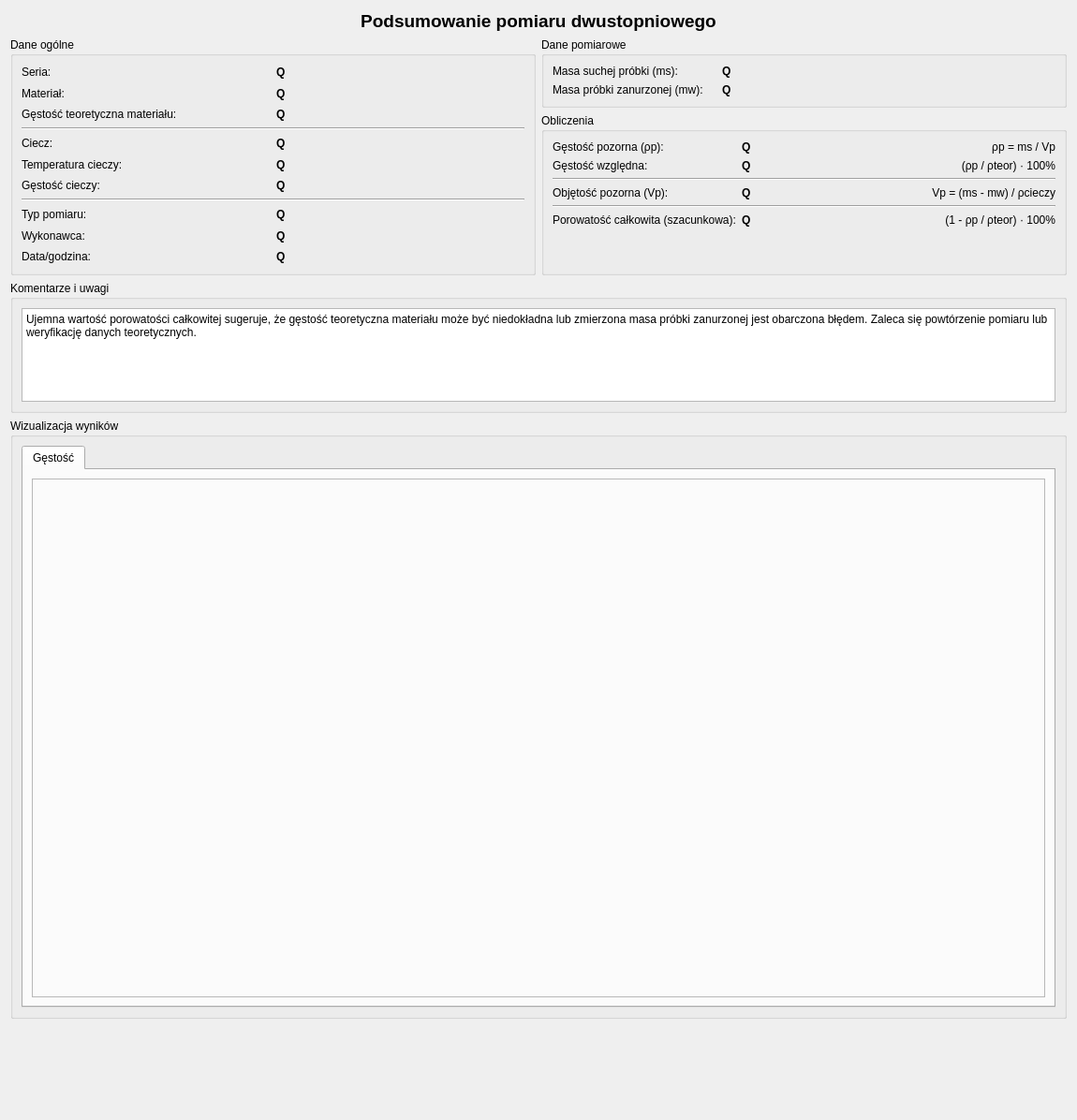
          <widget class="QWidget" name="scrollAreaWidgetContents_7">
           <property name="geometry">
            <rect>
             <x>0</x>
             <y>0</y>
             <width>1150</width>
             <height>1196</height>
            </rect>
           </property>
           <layout class="QGridLayout" name="gridLayout_10">
            <item row="6" column="1">
             <spacer name="verticalSpacer_2">
              <property name="orientation">
               <enum>Qt::Orientation::Vertical</enum>
              </property>
              <property name="sizeHint" stdset="0">
               <size>
                <width>20</width>
                <height>40</height>
               </size>
              </property>
             </spacer>
            </item>
            <item row="0" column="0" colspan="2">
             <widget class="QLabel" name="labelSummaryTitle">
              <property name="font">
               <font>
                <pointsize>14</pointsize>
                <bold>true</bold>
               </font>
              </property>
              <property name="text">
               <string>Podsumowanie pomiaru dwustopniowego</string>
              </property>
              <property name="alignment">
               <set>Qt::AlignmentFlag::AlignCenter</set>
              </property>
             </widget>
            </item>
            <item row="1" column="0" rowspan="2" colspan="2">
             <layout class="QHBoxLayout" name="horizontalLayout_3">
              <item>
               <layout class="QVBoxLayout" name="verticalLayout_9">
                <item>
                 <widget class="QGroupBox" name="groupBoxGeneralData">
                  <property name="title">
                   <string>Dane ogólne</string>
                  </property>
                  <layout class="QGridLayout" name="gridLayout_16">
                   <item row="1" column="0">
                    <widget class="QLabel" name="labelMaterial_4">
                     <property name="text">
                      <string>Materiał:</string>
                     </property>
                    </widget>
                   </item>
                   <item row="9" column="1">
                    <widget class="QLabel" name="valueSecondMeasureOperator">
                     <property name="font">
                      <font>
                       <bold>true</bold>
                      </font>
                     </property>
                     <property name="text">
                      <string>Q</string>
                     </property>
                    </widget>
                   </item>
                   <item row="8" column="1">
                    <widget class="QLabel" name="valueSecondMeasureType">
                     <property name="font">
                      <font>
                       <bold>true</bold>
                      </font>
                     </property>
                     <property name="text">
                      <string>Q</string>
                     </property>
                    </widget>
                   </item>
                   <item row="10" column="1">
                    <widget class="QLabel" name="valueSecondMeasureDateTime">
                     <property name="font">
                      <font>
                       <bold>true</bold>
                      </font>
                     </property>
                     <property name="text">
                      <string>Q</string>
                     </property>
                    </widget>
                   </item>
                   <item row="5" column="0">
                    <widget class="QLabel" name="labelFluidTemp">
                     <property name="text">
                      <string>Temperatura cieczy:</string>
                     </property>
                    </widget>
                   </item>
                   <item row="4" column="0">
                    <widget class="QLabel" name="labelLiquidType">
                     <property name="text">
                      <string>Ciecz:</string>
                     </property>
                    </widget>
                   </item>
                   <item row="4" column="1">
                    <widget class="QLabel" name="valueSecondLiquidType">
                     <property name="font">
                      <font>
                       <bold>true</bold>
                      </font>
                     </property>
                     <property name="text">
                      <string>Q</string>
                     </property>
                    </widget>
                   </item>
                   <item row="9" column="0">
                    <widget class="QLabel" name="labelOperator_2">
                     <property name="text">
                      <string>Wykonawca:</string>
                     </property>
                    </widget>
                   </item>
                   <item row="0" column="0">
                    <widget class="QLabel" name="labelSampleName_3">
                     <property name="text">
                      <string>Seria:</string>
                     </property>
                    </widget>
                   </item>
                   <item row="2" column="0">
                    <widget class="QLabel" name="labelTheoreticalDensity_3">
                     <property name="text">
                      <string>Gęstość teoretyczna materiału:</string>
                     </property>
                    </widget>
                   </item>
                   <item row="6" column="1">
                    <widget class="QLabel" name="valueSecondLiquidDensity">
                     <property name="font">
                      <font>
                       <bold>true</bold>
                      </font>
                     </property>
                     <property name="text">
                      <string>Q</string>
                     </property>
                    </widget>
                   </item>
                   <item row="6" column="0">
                    <widget class="QLabel" name="labelLiquidDensity">
                     <property name="text">
                      <string>Gęstość cieczy:</string>
                     </property>
                    </widget>
                   </item>
                   <item row="5" column="1">
                    <widget class="QLabel" name="valueSecondFluidTemp">
                     <property name="font">
                      <font>
                       <bold>true</bold>
                      </font>
                     </property>
                     <property name="text">
                      <string>Q</string>
                     </property>
                    </widget>
                   </item>
                   <item row="0" column="1">
                    <widget class="QLabel" name="valueSecondSampleName">
                     <property name="font">
                      <font>
                       <bold>true</bold>
                      </font>
                     </property>
                     <property name="text">
                      <string>Q</string>
                     </property>
                    </widget>
                   </item>
                   <item row="3" column="0" colspan="2">
                    <widget class="Line" name="line_preview_second_summary1">
                     <property name="orientation">
                      <enum>Qt::Orientation::Horizontal</enum>
                     </property>
                    </widget>
                   </item>
                   <item row="10" column="0">
                    <widget class="QLabel" name="labelDateTime">
                     <property name="text">
                      <string>Data/godzina:</string>
                     </property>
                    </widget>
                   </item>
                   <item row="1" column="1">
                    <widget class="QLabel" name="valueSecondMaterial">
                     <property name="font">
                      <font>
                       <bold>true</bold>
                      </font>
                     </property>
                     <property name="text">
                      <string>Q</string>
                     </property>
                    </widget>
                   </item>
                   <item row="2" column="1">
                    <widget class="QLabel" name="valueSecondTheoreticalDensity">
                     <property name="font">
                      <font>
                       <bold>true</bold>
                      </font>
                     </property>
                     <property name="text">
                      <string>Q</string>
                     </property>
                    </widget>
                   </item>
                   <item row="8" column="0">
                    <widget class="QLabel" name="labelMeasurementType">
                     <property name="text">
                      <string>Typ pomiaru:</string>
                     </property>
                    </widget>
                   </item>
                   <item row="7" column="0" colspan="2">
                    <widget class="Line" name="line_preview_second_summary2">
                     <property name="orientation">
                      <enum>Qt::Orientation::Horizontal</enum>
                     </property>
                    </widget>
                   </item>
                  </layout>
                 </widget>
                </item>
               </layout>
              </item>
              <item>
               <layout class="QVBoxLayout" name="verticalLayout_7">
                <item>
                 <widget class="QGroupBox" name="groupBoxMeasurementData">
                  <property name="title">
                   <string>Dane pomiarowe</string>
                  </property>
                  <layout class="QGridLayout" name="gridLayout_20">
                   <item row="1" column="1">
                    <widget class="QLabel" name="valueSecondMeasureWetMass">
                     <property name="font">
                      <font>
                       <bold>true</bold>
                      </font>
                     </property>
                     <property name="text">
                      <string>Q</string>
                     </property>
                    </widget>
                   </item>
                   <item row="0" column="2" rowspan="2">
                    <widget class="QLabel" name="spacerLabel">
                     <property name="text">
                      <string/>
                     </property>
                    </widget>
                   </item>
                   <item row="0" column="1">
                    <widget class="QLabel" name="valueSecondMeasureDryMass">
                     <property name="font">
                      <font>
                       <bold>true</bold>
                      </font>
                     </property>
                     <property name="text">
                      <string>Q</string>
                     </property>
                    </widget>
                   </item>
                   <item row="1" column="0">
                    <widget class="QLabel" name="labelWetMass_2">
                     <property name="text">
                      <string>Masa próbki zanurzonej (mw):</string>
                     </property>
                    </widget>
                   </item>
                   <item row="0" column="0">
                    <widget class="QLabel" name="labelDryMass_4">
                     <property name="text">
                      <string>Masa suchej próbki (ms):</string>
                     </property>
                    </widget>
                   </item>
                  </layout>
                 </widget>
                </item>
                <item>
                 <widget class="QGroupBox" name="groupBoxCalculations">
                  <property name="title">
                   <string>Obliczenia</string>
                  </property>
                  <layout class="QGridLayout" name="gridLayout_28">
                   <item row="5" column="1">
                    <widget class="QLabel" name="valueSecondMeasureTotalPorosity">
                     <property name="font">
                      <font>
                       <bold>true</bold>
                      </font>
                     </property>
                     <property name="text">
                      <string>Q</string>
                     </property>
                    </widget>
                   </item>
                   <item row="3" column="2">
                    <widget class="QLabel" name="labelFormula1">
                     <property name="text">
                      <string>Vp = (ms - mw) / ρcieczy</string>
                     </property>
                     <property name="alignment">
                      <set>Qt::AlignmentFlag::AlignRight|Qt::AlignmentFlag::AlignTrailing|Qt::AlignmentFlag::AlignVCenter</set>
                     </property>
                    </widget>
                   </item>
                   <item row="1" column="2">
                    <widget class="QLabel" name="labelFormula3">
                     <property name="text">
                      <string>(ρp / ρteor) · 100%</string>
                     </property>
                     <property name="alignment">
                      <set>Qt::AlignmentFlag::AlignRight|Qt::AlignmentFlag::AlignTrailing|Qt::AlignmentFlag::AlignVCenter</set>
                     </property>
                    </widget>
                   </item>
                   <item row="1" column="1">
                    <widget class="QLabel" name="valueSecondMeasureRelativeDensity">
                     <property name="font">
                      <font>
                       <bold>true</bold>
                      </font>
                     </property>
                     <property name="text">
                      <string>Q</string>
                     </property>
                    </widget>
                   </item>
                   <item row="3" column="0">
                    <widget class="QLabel" name="labelApparentVolume_4">
                     <property name="text">
                      <string>Objętość pozorna (Vp):</string>
                     </property>
                    </widget>
                   </item>
                   <item row="0" column="2">
                    <widget class="QLabel" name="labelFormula2">
                     <property name="text">
                      <string>ρp = ms / Vp</string>
                     </property>
                     <property name="alignment">
                      <set>Qt::AlignmentFlag::AlignRight|Qt::AlignmentFlag::AlignTrailing|Qt::AlignmentFlag::AlignVCenter</set>
                     </property>
                    </widget>
                   </item>
                   <item row="1" column="0">
                    <widget class="QLabel" name="labelRelativeDensity_4">
                     <property name="text">
                      <string>Gęstość względna:</string>
                     </property>
                    </widget>
                   </item>
                   <item row="5" column="2">
                    <widget class="QLabel" name="labelFormula4">
                     <property name="text">
                      <string>(1 - ρp / ρteor) · 100%</string>
                     </property>
                     <property name="alignment">
                      <set>Qt::AlignmentFlag::AlignRight|Qt::AlignmentFlag::AlignTrailing|Qt::AlignmentFlag::AlignVCenter</set>
                     </property>
                    </widget>
                   </item>
                   <item row="3" column="1">
                    <widget class="QLabel" name="valueSecondMeasureApparentVolume">
                     <property name="font">
                      <font>
                       <bold>true</bold>
                      </font>
                     </property>
                     <property name="text">
                      <string>Q</string>
                     </property>
                    </widget>
                   </item>
                   <item row="2" column="0" colspan="3">
                    <widget class="Line" name="line_preview_second_summary3">
                     <property name="orientation">
                      <enum>Qt::Orientation::Horizontal</enum>
                     </property>
                    </widget>
                   </item>
                   <item row="0" column="1">
                    <widget class="QLabel" name="valueSecondMeasureApparentDensity">
                     <property name="font">
                      <font>
                       <bold>true</bold>
                      </font>
                     </property>
                     <property name="text">
                      <string>Q</string>
                     </property>
                    </widget>
                   </item>
                   <item row="6" column="1">
                    <spacer name="verticalSpacer_10">
                     <property name="orientation">
                      <enum>Qt::Orientation::Vertical</enum>
                     </property>
                     <property name="sizeType">
                      <enum>QSizePolicy::Policy::Minimum</enum>
                     </property>
                     <property name="sizeHint" stdset="0">
                      <size>
                       <width>20</width>
                       <height>40</height>
                      </size>
                     </property>
                    </spacer>
                   </item>
                   <item row="5" column="0">
                    <widget class="QLabel" name="labelTotalPorosity_4">
                     <property name="text">
                      <string>Porowatość całkowita (szacunkowa):</string>
                     </property>
                    </widget>
                   </item>
                   <item row="0" column="0">
                    <widget class="QLabel" name="labelApparentDensity_4">
                     <property name="text">
                      <string>Gęstość pozorna (ρp):</string>
                     </property>
                    </widget>
                   </item>
                   <item row="4" column="0" colspan="3">
                    <widget class="Line" name="line_preview_second_summary4">
                     <property name="orientation">
                      <enum>Qt::Orientation::Horizontal</enum>
                     </property>
                    </widget>
                   </item>
                  </layout>
                 </widget>
                </item>
               </layout>
              </item>
             </layout>
            </item>
            <item row="3" column="0" colspan="2">
             <widget class="QGroupBox" name="groupBoxComments">
              <property name="title">
               <string>Komentarze i uwagi</string>
              </property>
              <layout class="QVBoxLayout" name="verticalLayoutComments">
               <item>
                <widget class="QPlainTextEdit" name="textEditSecondMeasureComments">
                 <property name="maximumSize">
                  <size>
                   <width>16777215</width>
                   <height>100</height>
                  </size>
                 </property>
                 <property name="readOnly">
                  <bool>false</bool>
                 </property>
                 <property name="plainText">
                  <string>Ujemna wartość porowatości całkowitej sugeruje, że gęstość teoretyczna materiału może być niedokładna lub zmierzona masa próbki zanurzonej jest obarczona błędem. Zaleca się powtórzenie pomiaru lub weryfikację danych teoretycznych.</string>
                 </property>
                </widget>
               </item>
              </layout>
             </widget>
            </item>
            <item row="4" column="0" colspan="2">
             <widget class="QGroupBox" name="groupBoxVisualizationSecond">
              <property name="title">
               <string>Wizualizacja wyników</string>
              </property>
              <layout class="QVBoxLayout" name="verticalLayout_41">
               <item>
                <widget class="QTabWidget" name="tabWidgetDenistyChartSecond">
                 <property name="minimumSize">
                  <size>
                   <width>0</width>
                   <height>600</height>
                  </size>
                 </property>
                 <property name="currentIndex">
                  <number>0</number>
                 </property>
                 <widget class="QWidget" name="tabDensityChart_2">
                  <attribute name="title">
                   <string>Gęstość</string>
                  </attribute>
                  <layout class="QVBoxLayout" name="verticalLayoutDensity_3">
                   <item>
                    <widget class="QFrame" name="frameDensityChartSecond">
                     <property name="minimumSize">
                      <size>
                       <width>0</width>
                       <height>350</height>
                      </size>
                     </property>
                     <property name="frameShape">
                      <enum>QFrame::Shape::StyledPanel</enum>
                     </property>
                     <property name="frameShadow">
                      <enum>QFrame::Shadow::Raised</enum>
                     </property>
                    </widget>
                   </item>
                  </layout>
                 </widget>
                </widget>
               </item>
              </layout>
             </widget>
            </item>
           </layout>
          </widget>
